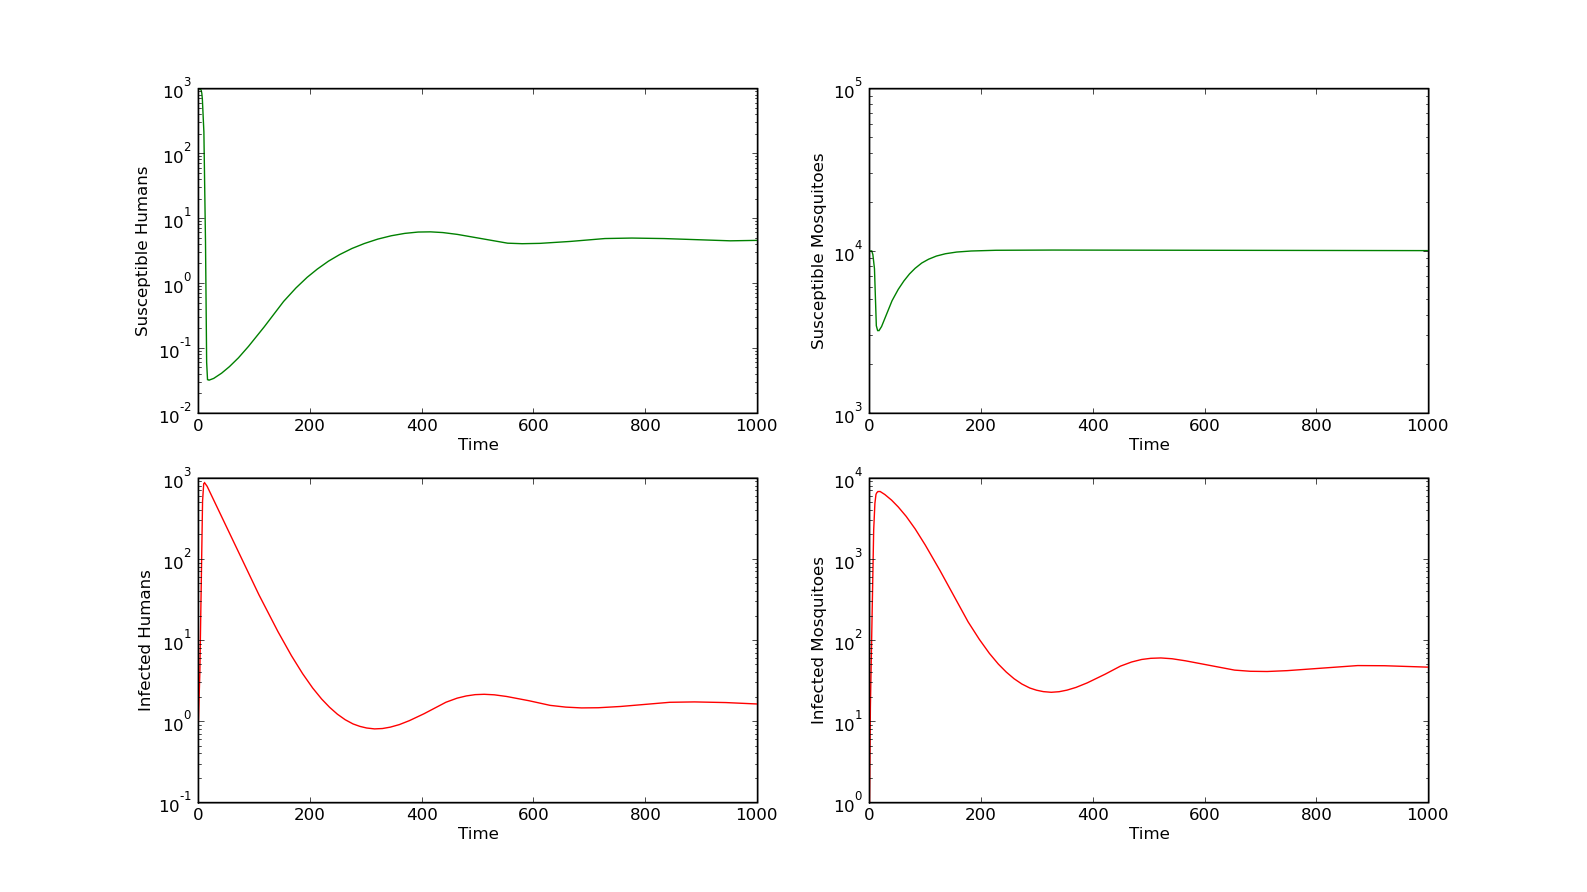

Reproduce this figure in Python.
#!/usr/bin/env python

####################################################################
###    This is the PYTHON version of program 4.4 from page 136 of  #
### "Modeling Infectious Disease in humans and animals"            #
### by Keeling & Rohani.										   #
###																   #
### It is a simple model of vector borne transmission of infection.# 
### We implicitly assume a vector-notation, which humans being the #
### first entry and mosquitoes being the second.                   #
### n the default parameterisation of the model mosquitoes never   #
### recover from infection, although this is allowed by the 	   #
### general formulation.                                           #
####################################################################

###################################
### Written by Ilias Soumpasis    #
### ilias.soumpasis@ucd.ie (work) #
### ilias.soumpasis@gmail.com	  #
###################################

import scipy.integrate as spi
import numpy as np
import pylab as pl

r=0.5/1e3;
beta=np.array([[0, 0.5], [0.8, 0]]);
gamma=np.array([0.033, 0]);
mu=np.array([5.5e-5, 0.143]);
nu=np.array([5.5e-2, 1.443e3]);
X0=np.array([1e3, 1e4]);
Y0=np.array([1, 1]);
ND=MaxTime=1000.0;
TS=1.0

INPUT=np.hstack((X0,Y0))

def diff_eqs(INP,t):  
	'''The main set of equations'''
	Y=np.zeros((4))
	V = INP   
	Y[0] = nu[0] - V[0] * r * (beta[0][1]*V[3]) - mu[0] * V[0]
	Y[1] = nu[1] - V[1] * r * (beta[1][0]*V[2]) - mu[1] * V[1]
	Y[2] = V[0] * r * (beta[0][1]*V[3]) - gamma[0] * V[2] - mu[0] * V[2]
	Y[3] = V[1] * r * (beta[1][0]*V[2]) - mu[1] * V[3]
	return Y   # For odeint

t_start = 0.0; t_end = ND; t_inc = TS
t_range = np.arange(t_start, t_end+t_inc, t_inc)
RES = spi.odeint(diff_eqs,INPUT,t_range)

print RES

#Ploting
pl.subplot(311)
pl.subplot(221)
pl.semilogy(RES[:,0], 'g', label='SH')
pl.xlabel('Time')
pl.ylabel('Susceptible Humans')
pl.subplot(222)
pl.semilogy(RES[:,1], 'g', label='SM')
pl.xlabel('Time')
pl.ylabel('Susceptible Mosquitoes')
pl.subplot(223)
pl.semilogy(RES[:,2], 'r', label='IH')
pl.xlabel('Time')
pl.ylabel('Infected Humans')
pl.subplot(224)
pl.semilogy(RES[:,3], 'r', label='IM')
pl.xlabel('Time')
pl.ylabel('Infected Mosquitoes')
pl.show()
